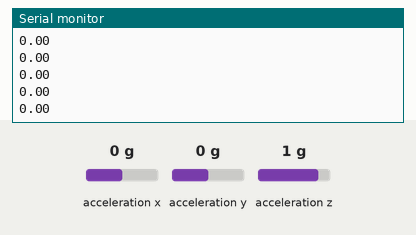
Simulated run of this sketch. Board: Arduino Nano 33 BLE. Shown: the last lines printed to the serial monitor. The test bench sets the inputs (shaded band); at power-on: acceleration x 0 g, acceleration y 0 g, acceleration z 1 g. Nothing arrives over Bluetooth unless stated; a phone connects over Bluetooth LE 3 s after start.

Above: at 3.9 s.
4.0 s: acceleration x set to -1.4 g
At 4.02 s:
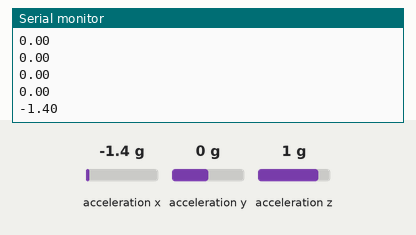
5.5 s: acceleration x set to -0.8 g
At 5.54 s:
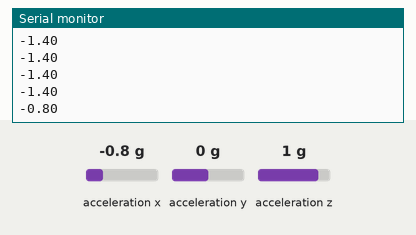
Timing chart, 0 to 8.5 s (numbered marks = the images above; inputs shaded):
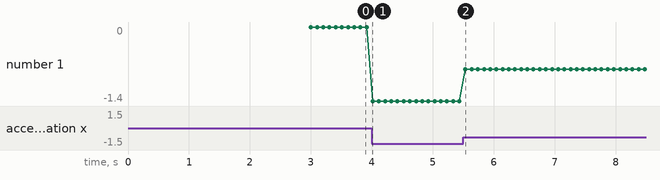

Measured:
- after the input at 4.0 s, the serial monitor: prints a new line at once (image 1)
- after the input at 5.5 s, the serial monitor: prints a new line at once (image 2)
- plotted number 1: 0 → -1.4 after the input at 4.0 s, -1.4 → -0.8 after the input at 5.5 s

The sketch:

peripheral.ino
```cpp
/*
Werkend model peripheral voor riem moet volgende modules/ hardware bedienen

-accelerometer/ gyro
-hx711 load cell
-aan uit knop
-battery power


Versie:

1.0 3/5/2024: werkend met ble central voor 1 accelerometer data path x


  */


#include <ArduinoBLE.h>
#include "Arduino_BMI270_BMM150.h"

// Definieer de BLE service en de karakteristiek
BLEService accelerometerService("180D");
BLEFloatCharacteristic accelerometerDataCharacteristic("2A37", BLERead | BLENotify);

void setup() {
  Serial.begin(9600);

  // Initialiseer de BLE omgeving
  if (!BLE.begin()) {
    Serial.println("BLE couldn't be started!");
    while (1);
  }

  // Initialiseer de LSM9DS1 accelerometer
  if (!IMU.begin()) {
    Serial.println("Failed to initialize IMU!");
    while (1);
  }

  // Adverteer de service
  BLE.setLocalName("Accelerometer");
  BLE.setAdvertisedService(accelerometerService);

  // Voeg de karakteristiek toe aan de service
  accelerometerService.addCharacteristic(accelerometerDataCharacteristic);

  // Begin met adverteren
  BLE.addService(accelerometerService);
  accelerometerDataCharacteristic.setValue(0); // Beginwaarde
  BLE.advertise();

  Serial.println("BLE peripheral is actief, wacht op verbinding...");
}

void loop() {
  // Wacht op een verbinding
  BLEDevice central = BLE.central();

  // Als er een verbinding is
  if (central) {
    Serial.print("Verbonden met: ");
    Serial.println(central.address());

    // Zolang de centrale verbonden is, blijf de accelerometergegevens sturen
    while (central.connected()) {
      // Lees de accelerometergegevens
      float x, y, z;
      if (IMU.accelerationAvailable()) {
        IMU.readAcceleration(x, y, z);

        // Stel de waarden in op de BLE karakteristiek
        accelerometerDataCharacteristic.setValue(x);
        accelerometerDataCharacteristic.valueUpdated();
        //accelerometerDataCharacteristic.notify();
        Serial.println(x);

        delay(100); // Wacht een korte tijd voordat je de volgende update verzendt
      }
    }

    // De centrale heeft de verbinding verbroken
    Serial.print("Verbinding verbroken met: ");
    Serial.println(central.address());
  }
}
```
